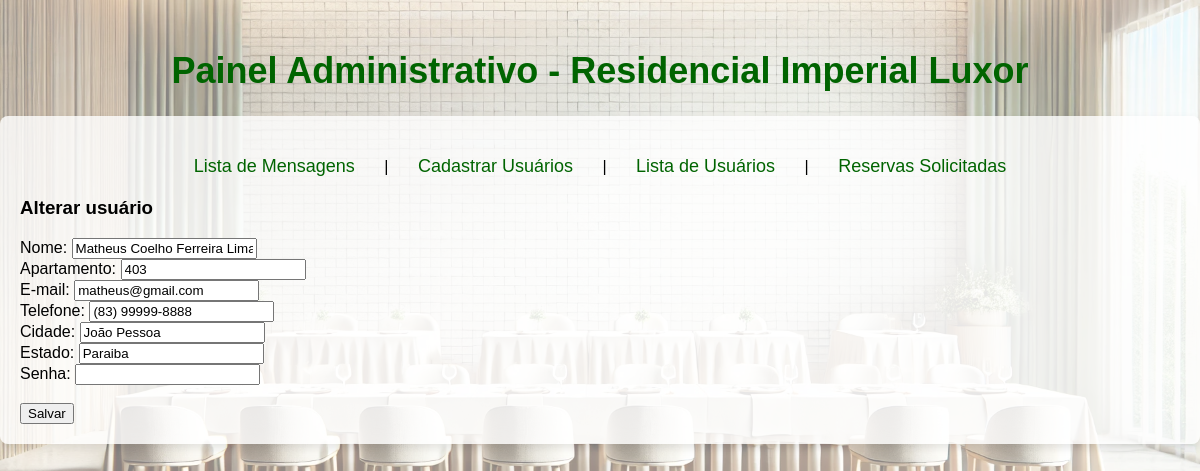
The app's page /admin/index.php?pg=form_altera_usuario&id=2 with its own data.
### tables this page shows
CREATE TABLE `usuario` (
  `id` int(11) NOT NULL,
  `nome` varchar(100) DEFAULT NULL,
  `apartamento` int(3) DEFAULT NULL,
  `email` varchar(100) DEFAULT NULL,
  `telefone` varchar(100) DEFAULT NULL,
  `cidade` varchar(100) DEFAULT NULL,
  `estado` varchar(50) DEFAULT NULL,
  `senha` varchar(6) DEFAULT NULL
);

### admin/form_altera_usuario.php (the view)
<?php
    include_once("../config.inc.php");
    $id = $_REQUEST['id'];
    $sql = "SELECT * FROM usuario WHERE id = $id";
    $query = mysqli_query($conexao,$sql);
    while($usuario = mysqli_fetch_array($query)){
?>
<h3>Alterar usuário </h3>
<form action="?pg=altera_usuario&id=<?= $usuario['id'];?>" method="post">
  Nome: <input type="text" name="nome" value="<?= $usuario['nome'];?>"> <br>
  Apartamento: <input type="text" name="apartamento" value="<?= $usuario['apartamento'];?>"> <br>
  E-mail: <input type="text" name="email" value="<?= $usuario['email'];?>"> <br>
  Telefone: <input type="text" name="telefone" value="<?= $usuario['telefone'];?>"> <br>
  Cidade: <input type="text" name="cidade" value="<?= $usuario['cidade'];?>"> <br>
  Estado: <input type="text" name="estado" value="<?= $usuario['estado'];?>"> <br>
  Senha: <input type="password" name="senha" value="<?= $usuario['senha'];?>"> <br><br>
 <input type="submit" value="Salvar">
</form>
<?php
    }
?>

### admin/index.php (style rules this page uses)
body { background-image: url("Imagem/imagem2.jpeg"); background-size: cover; background-position: center; font-family: Arial, sans-serif; color: black; background-color: rgba(255, 255, 255, 0.5); background-blend-mode: overlay; margin: 0; padding: 0; }

### records on screen
usuario: nome "Matheus Coelho Ferreira Lima", apartamento "403", email "matheus@gmail.com", telefone "(83) 99999-8888", cidade "João Pessoa", estado "Paraiba"
